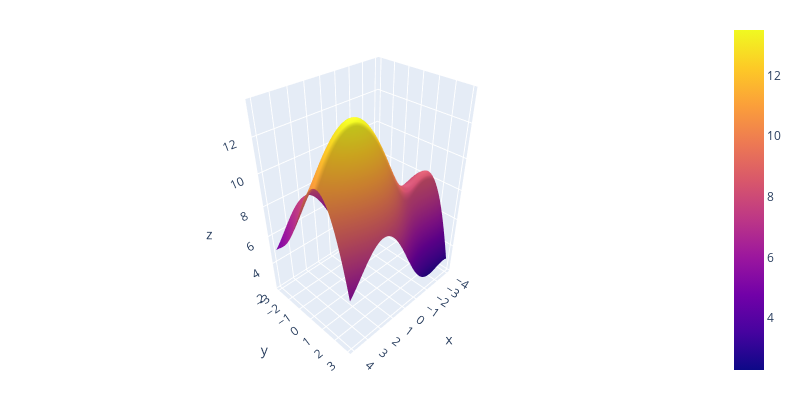

Source (notebook cell):
### Code cell
x_test_d1 = np.linspace(-4,4,100)
x_test_d2 = np.linspace(-3,3,100)


grid_d1, grid_d2 = np.meshgrid(x_test_d1,x_test_d2)

z = 1.5*np.sin(grid_d1) - 0.1*(grid_d1-3)**2 +10 - 0.5*(grid_d2**2-2) + np.sin(grid_d2)*2


fig = go.Figure(data=[go.Surface(x=grid_d1, y=grid_d2, z=z)])
fig.update_layout(margin=dict(l=20, r=20, t=20, b=20),
    width=800, height=400)

fig.show()

### Figure 1 — Plotly figure (JSON) as saved in the notebook; plotly's stock layout.template omitted (floating-point values rounded to 4 significant figures; data arrays with more than 128 entries replaced by an {"elided": "..."} marker saying what was removed)
{"data": [{"type": "surface", "x": {"elided": "100x100 float values"}, "y": {"elided": "100x100 float values"}, "z": {"elided": "100x100 float values"}}], "layout": {"height": 400, "margin": {"b": 20, "l": 20, "r": 20, "t": 20}, "scene": {"aspectmode": "auto", "aspectratio": {"x": 0.9834, "y": 0.7376, "z": 1.379}, "camera": {"center": {"x": 0, "y": 0, "z": 0}, "eye": {"x": 1.546, "y": 1.546, "z": 1.546}, "projection": {"type": "perspective"}, "up": {"x": 0, "y": 0, "z": 1}}}, "width": 800}}
